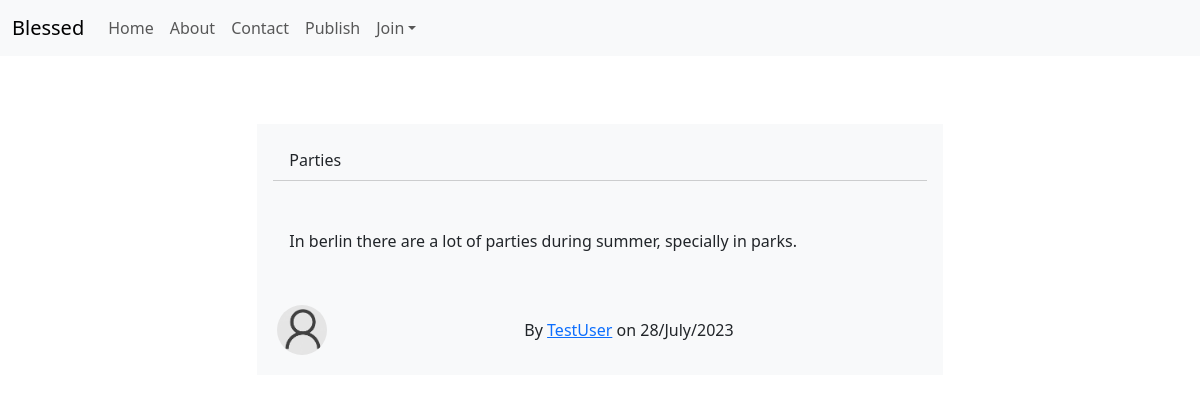
The app's page /new/12/ with its own data.
### website/models.py (models this page shows, shortened)
class New(models.Model):
    title = models.CharField(max_length=40)
    content = models.TextField()
    date_created = models.DateTimeField(default=timezone.now)
    author = models.ForeignKey(User, on_delete=models.CASCADE)

### users/models.py (models this page shows, shortened)
class Profile(models.Model):
    user = models.OneToOneField(User, on_delete=models.CASCADE)
    picture = models.ImageField(default='default.jpg', upload_to='user_pictures')
    bio = models.TextField(blank=True, null=True)

### website/views.py (the view)
# urls.py: path('new/<int:pk>/', NewDetailView.as_view(), name='new-detail'),
class NewDetailView(DetailView):
    model = New

### website/templates/website/new_detail.html (shortened to what this page needs)
{% extends "website/base.html" %}
{% block content %}
<div class="container">
  <div class="row justify-content-center">
    <div class="col-md-8 m-3 pt-3">
      <div class="card bg-light m-3">
        <div class="bg-light m-3 card-header d-flex justify-content-between align-items-center">
          <span>{{ object.title }}</span>
        </div>
        <div class="m-3 card-body">
          <p class="card-text">{{ object.content }}</p>
        </div>
          <div class="m-3 d-flex align-items-center justify-content-between">
            <img class="m-1 author-icon rounded-circle" src="{{ object.author.profile.picture.url }}">
            <p class="m-1">By <a href="{% url 'user-news' object.author.username %}">{{ object.author }}</a> on {{ object.date_created|date:"d/N/Y" }}</p>
        </div>
      </div>
    </div>
  </div>
</div>
{% endblock content%}

### website/static/website/css/styles.css (style rules this page uses)
.card { border: 0; border-radius: 0; }
.author-icon { width: 50px; height: 50px; }

### records on screen
New: title "Parties", content "In berlin there are a lot of parties during summer, specially in parks.", author.profile.picture (placeholder picture), author "TestUser", date_created "28/July/2023"
